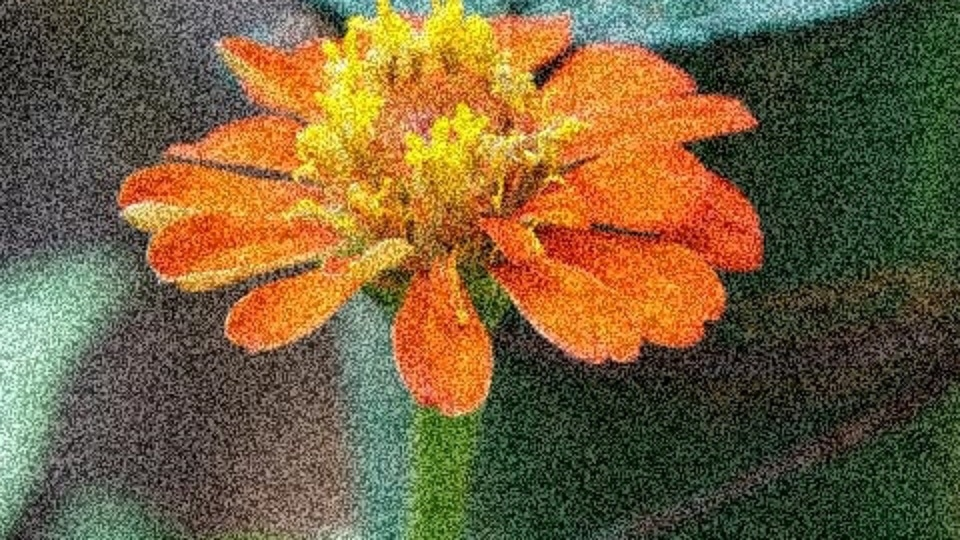
#> input picture ex5.jpg, 960 x 540 px
$ python run.py
#> lines starting #> are read from the running program, lines starting #| are printed output that depends on the picture; after the words box and inside, x2 and y2 are one past the last pixel; in counts of white or black regions, pixels touching at a corner belong together
import cv2
import numpy as np
import matplotlib.pyplot as plt

# Hàm thêm nhiễu xung (salt & pepper noise) vào ảnh
def add_salt_pepper_noise(image, prob):
    noisy = np.copy(image)
    # Tạo ma trận ngẫu nhiên cùng kích thước với ảnh gốc
    rnd = np.random.rand(*image.shape)

    # Gán pixel trắng (255) với xác suất prob/2
    noisy[rnd < (prob / 2)] = 0  # "pepper" - nhiễu đen

    # Gán pixel đen (0) với xác suất prob/2
    noisy[rnd > 1 - (prob / 2)] = 255  # "salt" - nhiễu trắng

    return noisy

# Hàm phát hiện nhiễu bằng so sánh giá trị pixel với median của lân cận
def impulse_noise_detector(image, window_size=3, threshold=40):
    padded = cv2.copyMakeBorder(image, 1, 1, 1, 1, cv2.BORDER_REFLECT)
    output = np.zeros_like(image, dtype=np.uint8)

    # Quét từng pixel (trừ vùng viền)
    for i in range(1, padded.shape[0] - 1):
        for j in range(1, padded.shape[1] - 1):
            window = padded[i - 1:i + 2, j - 1:j + 2]  # Lấy cửa sổ 3x3
            median = np.median(window)  # Tính giá trị trung vị

            # Nếu giá trị pixel khác biệt quá lớn so với median → nghi là nhiễu
            if abs(int(padded[i, j]) - median) > threshold:
                output[i - 1, j - 1] = 255  # Đánh dấu là nhiễu (trắng)
            else:
                output[i - 1, j - 1] = 0  # Pixel bình thường

    return output

# Hàm lọc median chỉ áp dụng lên các pixel được đánh dấu là nhiễu
def apply_median_filter(image, mask, window_size=3):
    padded = cv2.copyMakeBorder(image, 1, 1, 1, 1, cv2.BORDER_REFLECT)
    result = np.copy(image)

    for i in range(1, padded.shape[0] - 1):
        for j in range(1, padded.shape[1] - 1):
            if mask[i - 1, j - 1] == 255:  # Chỉ lọc những pixel bị phát hiện nhiễu
                window = padded[i - 1:i + 2, j - 1:j + 2]
                result[i - 1, j - 1] = np.median(window)

    return result

# Đọc ảnh xám mẫu
img = cv2.imread(cv2.samples.findFile("ex5.jpg"), cv2.IMREAD_GRAYSCALE)
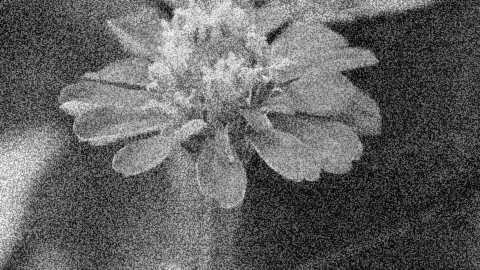
#> img: shape (540, 960) (shown at 1/2 size); min 0, max 248, mean 98.1

# Thêm nhiễu xung
noisy_img = add_salt_pepper_noise(img, prob=0.1)
#> in add_salt_pepper_noise, `noisy[rnd > 1 - (prob / 2)] = 255  # "salt" - nhiễu trắng`:
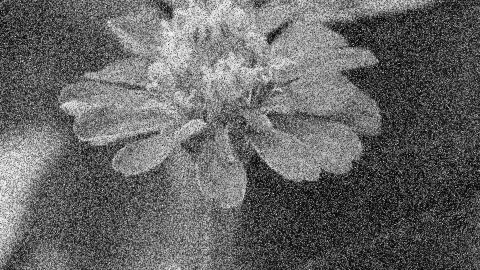
#> noisy: shape (540, 960) (shown at 1/2 size); min 0, max 255, mean 101

# Phát hiện nhiễu
noise_mask = impulse_noise_detector(img)
#> in impulse_noise_detector, `padded = cv2.copyMakeBorder(image, 1, 1, 1, 1, cv2.BORDER_REFLECT)`:
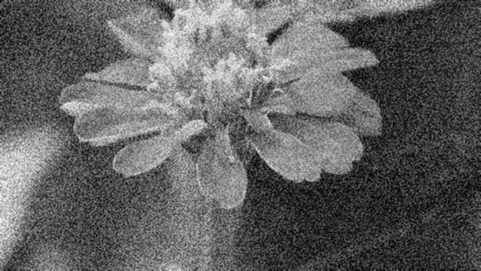
#> padded: shape (542, 962) (shown at 1/2 size); min 0, max 248, mean 98.1
#> after the loop in impulse_noise_detector, `for i in range(1, padded.shape[0] - 1):`:
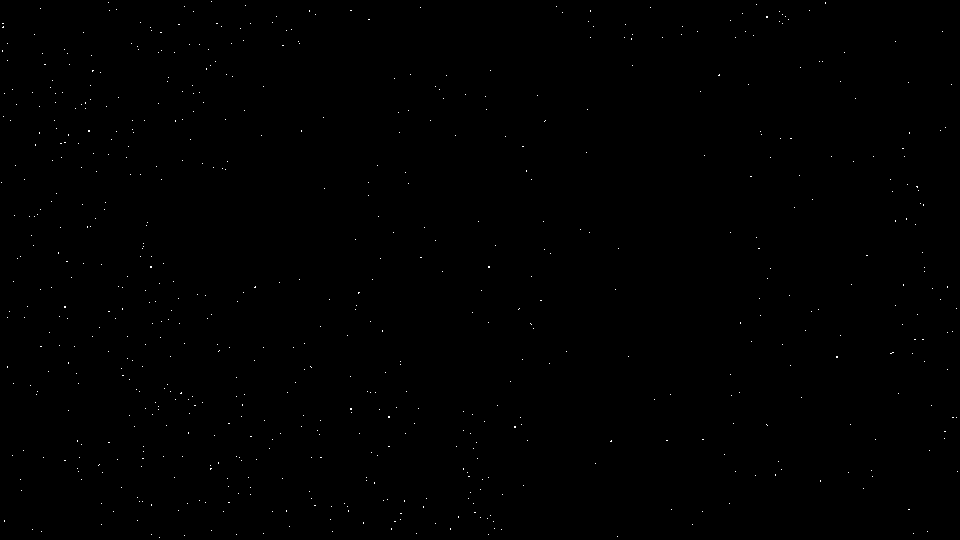
#> output: shape (540, 960); 0.15% white in thin lines or dots

# Khử nhiễu
denoised_img = apply_median_filter(noisy_img, noise_mask)
#> in apply_median_filter, `padded = cv2.copyMakeBorder(image, 1, 1, 1, 1, cv2.BORDER_REFLECT)`:
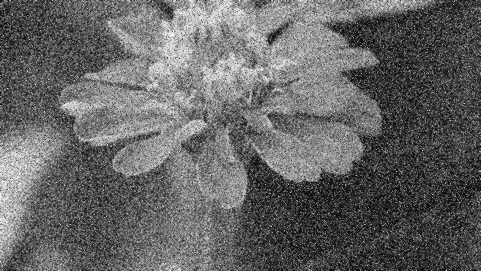
#> padded: shape (542, 962) (shown at 1/2 size); min 0, max 255, mean 101
#> after the loop in apply_median_filter, `for i in range(1, padded.shape[0] - 1):`:
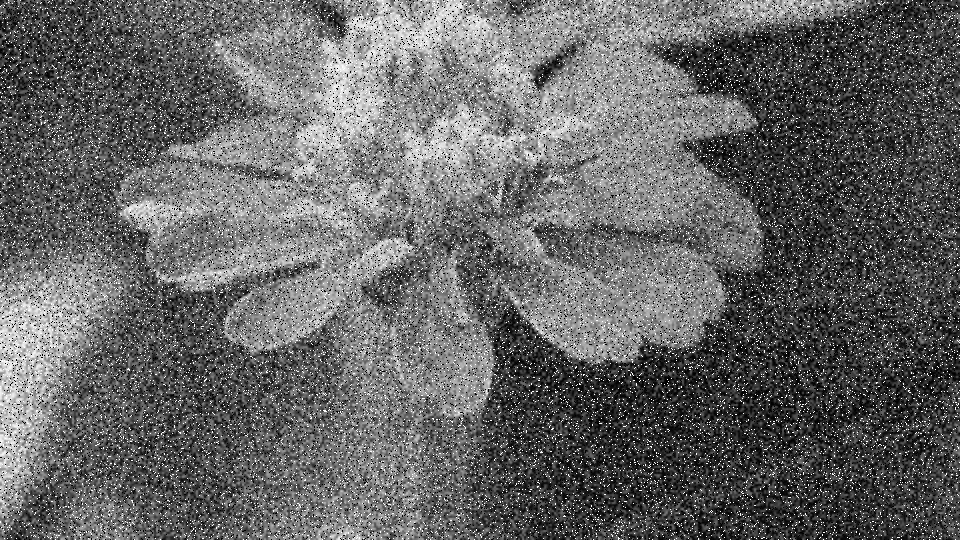
#> result: shape (540, 960); 0.14% of pixels changed, all inside (x1, y1, x2, y2) = (1, 1, 958, 538)

# Hiển thị ảnh
plt.figure(figsize=(12, 3))
plt.subplot(1, 4, 1); plt.imshow(img, cmap='gray'); plt.title("Ảnh gốc"); plt.axis('off')
# plt.subplot(1, 4, 2); plt.imshow(noisy_img, cmap='gray'); plt.title("Ảnh nhiễu"); plt.axis('off')
plt.subplot(1, 4, 2); plt.imshow(noise_mask, cmap='gray'); plt.title("Mặt nạ nhiễu (phát hiện nhiễu)"); plt.axis('off')
plt.subplot(1, 4, 3); plt.imshow(denoised_img, cmap='gray'); plt.title("Ảnh đã lọc nhiễu"); plt.axis('off')
plt.tight_layout()
plt.show()

$ run again, with ex111.jpg copied over ex5.jpg
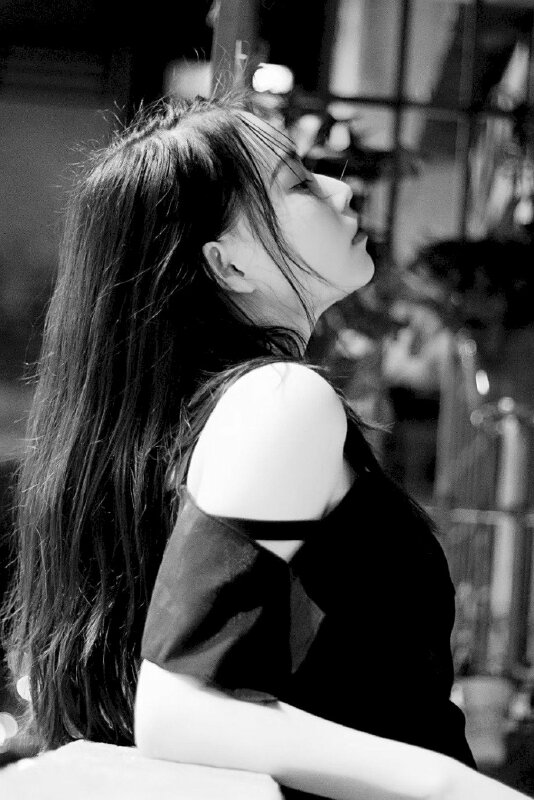
#> input picture ex111.jpg, 534 x 800 px
#> img is the input picture: shape (800, 534); min 0, max 255, mean 84.6
#> after the loop in impulse_noise_detector, `for i in range(1, padded.shape[0] - 1):`:
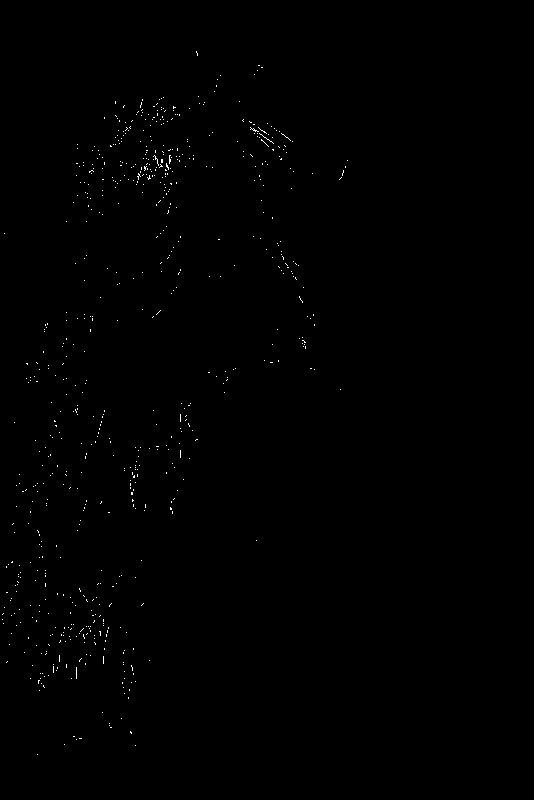
#> output: shape (800, 534); 0.29% white in thin lines or dots, all inside (x1, y1, x2, y2) = (2, 51, 348, 755)
#> after the loop in apply_median_filter, `for i in range(1, padded.shape[0] - 1):`:
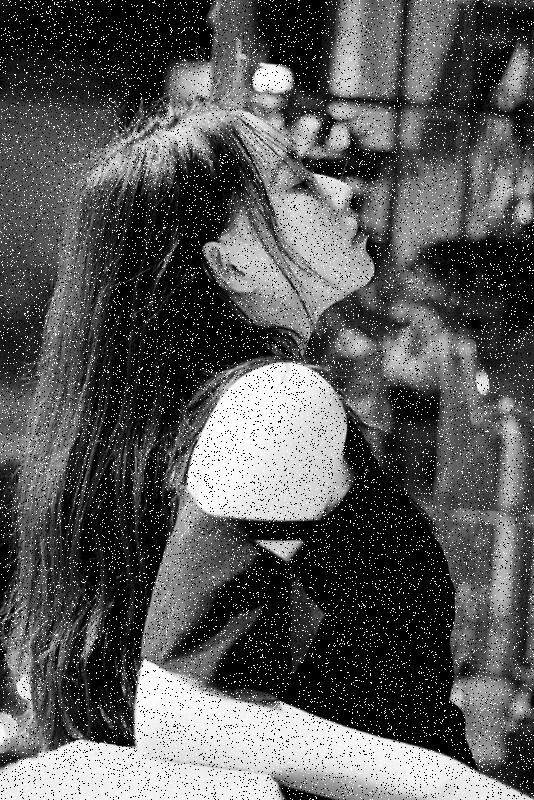
#> result: shape (800, 534); min 0, max 255, mean 88.8
